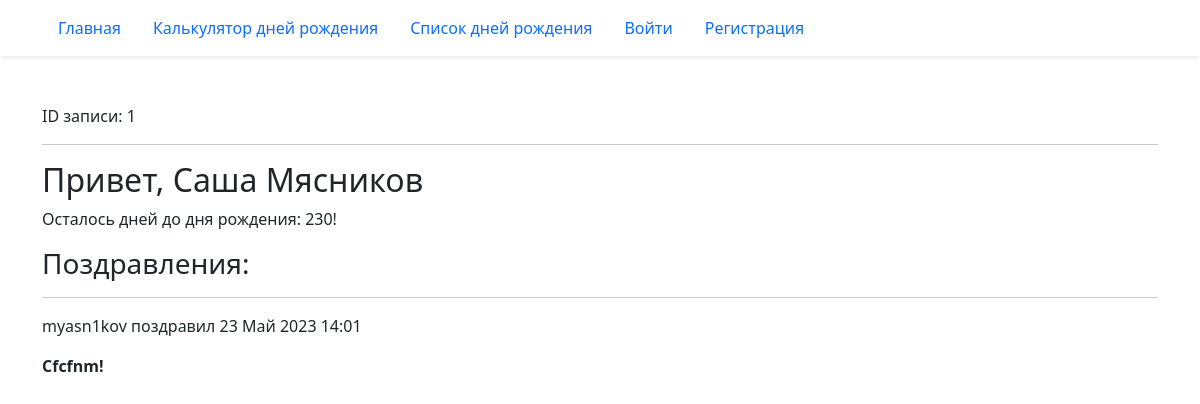
Screenshot of /birthday/1/ with the database file from the repository.
### birthday/models.py (models this page shows, shortened)
class Birthday(models.Model):
    first_name = models.CharField('Имя', max_length=20)
    last_name = models.CharField(
        'Фамилия', blank=True, help_text='Необязательное поле', max_length=20
    )
    birthday = models.DateField('Дата рождения', validators=(real_age,))
    image = models.ImageField('Фото', upload_to='birthdays_images', blank=True)
    author = models.ForeignKey(User, verbose_name='Автор записи',
                               on_delete=models.CASCADE, null=True)
    class Meta:
        verbose_name = 'Запись'
        constraints = (
            models.UniqueConstraint(
                fields=('first_name', 'last_name', 'birthday'),
                name='Unique person constraint',
            ),
        )

class Congratulation(models.Model):
    text = models.TextField('Текст поздравления')
    birthday = models.ForeignKey(
        Birthday,
        on_delete=models.CASCADE,
        related_name='congratulations',
    )
    created_at = models.DateTimeField(auto_now_add=True)
    author = models.ForeignKey(User, on_delete=models.CASCADE)
    class Meta:
        ordering = ('created_at',)

### birthday/views.py (the view)
# urls.py: path('<int:pk>/', views.BirthdayDetailView.as_view(), name='detail'),
class BirthdayDetailView(DetailView):
    model = Birthday
    def get_context_data(self, **kwargs):
        context = super().get_context_data(**kwargs)
        context['birthday_countdown'] = calculate_birthday_countdown(
            self.object.birthday
        )
        context['form'] = CongratulationForm()
        context['congratulations'] = (
            self.object.congratulations.select_related('author')
        )
        return context

### birthday/utils.py (called while the page is built)
def calculate_birthday_countdown(birthday):
    today = date.today()
    this_year_birthday = get_birthday_for_year(birthday, today.year)
    if this_year_birthday < today:
        next_birthday = get_birthday_for_year(birthday, today.year + 1)
    else:
        next_birthday = this_year_birthday
    birthday_countdown = (next_birthday - today).days
    return birthday_countdown

def get_birthday_for_year(birthday, year):
    try:
        calculated_birthday = birthday.replace(year=year)
    except ValueError:
        calculated_birthday = date(year=year, month=3, day=1)
    return calculated_birthday

### templates/birthday/birthday_detail.html (shortened to what this page needs)
{% extends "base.html" %}
{% load django_bootstrap5 %}
{% block content %}
  ID записи: {{ object.id }}
  <hr>
  <h2>Привет, {{ object.first_name }} {{ object.last_name }}</h2>
  {% if birthday_countdown == 0 %}
    <p>С днём рождения!</p>
  {% else %}
    <p>Осталось дней до дня рождения: {{ birthday_countdown }}!</p>
  {% endif %}
  <div>
    <h3>Поздравления:</h3>
    {% for congratulation in congratulations %}
      <hr>
      <p>
        {{ congratulation.author.username }}
        поздравил {{ congratulation.created_at|date:"d M Y H:i" }}
      </p>
      <p><b>{{ congratulation.text }}</b></p>
    {% endfor %}
  </div>
{% endblock content %}

### rows the page displays
Birthday: id "1", first_name "Саша", last_name "Мясников"
Congratulation: author.username "myasn1kov", created_at "23 Май 2023 14:01", text "Cfcfnm!"

### other values shown
{{ birthday_countdown }} "230"
